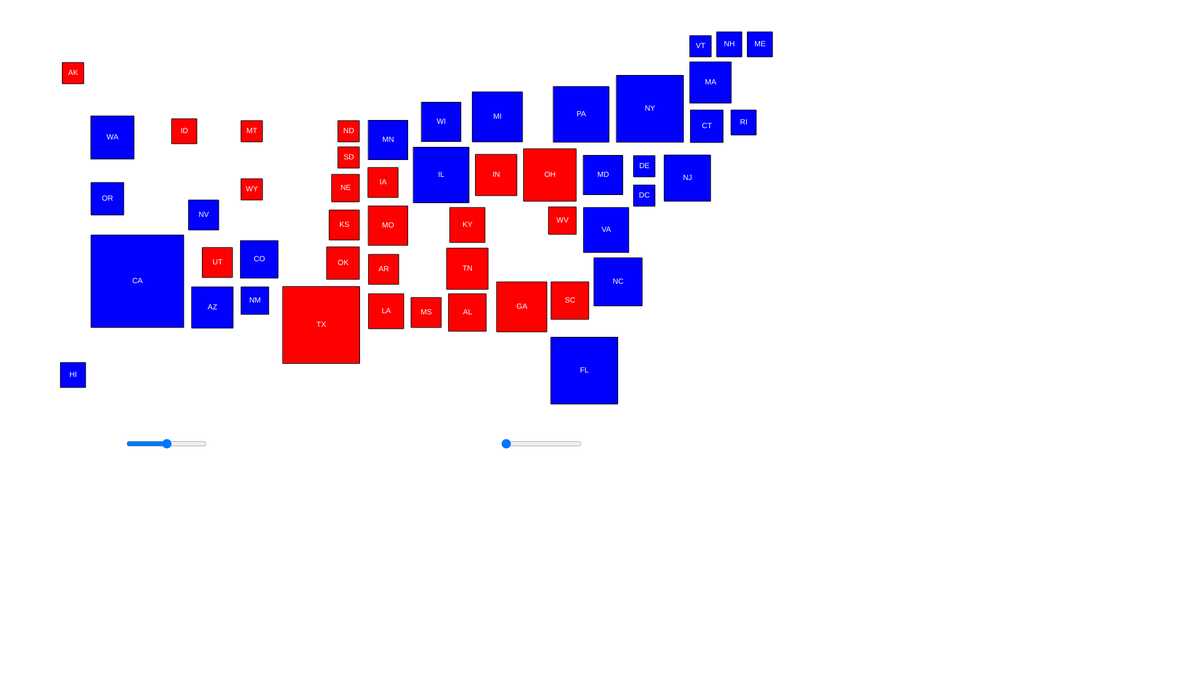
Frame 1 (no input)
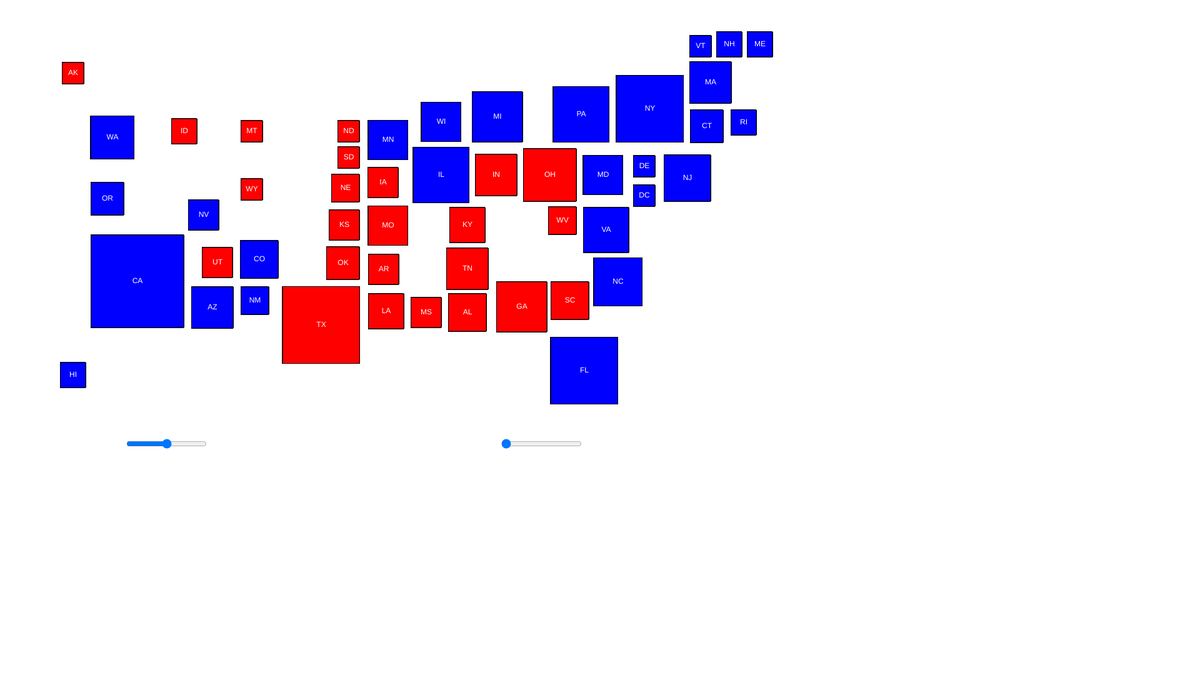
Frame 60 (no input)
Frame 120 (the mouse pressed at the canvas centre since frame 60): identical to frame 60, image omitted

The p5.js sketch that drew these frames (run headless with seeded random() and noise() and a simulated clock; from frame 60 on, the mouse is pressed at the canvas centre):

// p5.js sketch
// ── sketch.js
var x = 0;
var y = 0;
var stateStats = [
  ["Alabama", "AL", 9, -13, -13, 48, 0, 0, false, true, false, 748+x, 500+y],
  ["Alaska", "AK", 3, -1, -1, 37, 0, 0, false, true, false, 117+x, 117+y],
  ["Arizona", "AZ", 11, 5, 5, 39, 0, 0, true, false, false, 340+x, 492+y],
  ["Arkansas", "AR", 6, -21, -21, 55, 0, 0, false, true, false, 614+x, 431+y],
  ["California", "CA", 55, 26, 26, 56, 0, 0, true, false, false, 220+x, 450+y],
  ["Colorado", "CO", 9, 8, 8, 45, 0, 0, true, false, false, 415+x, 415+y],
  ["Connecticut", "CT", 7, 15, 15, 50, 0, 0, true, false, false, 1131+x, 202+y],
  ["Delaware", "DE", 3, 21, 21, 51, 0, 0, true, false, false, 1031+x, 266+y],
  ["District of Columbia", "DC", 3, 50, 50, 75, 0, 0, true, false, false, 1031+x, 313+y],
  ["Florida", "FL", 29, 4, 4, 48, 0, 0, true, false, false, 935+x, 593+y],
  ["Georgia", "GA", 16, -6, -6, 48, 0, 0, false, true, false, 835+x, 491+y],
  ["Hawaii", "HI", 4, 20, 20, 60, 0, 0, true, false, false, 117+x, 600+y],
  ["Idaho", "ID", 4, -10, -10, 40, 0, 0, false, true, false, 295+x, 210+y],
  ["Illinois", "IL", 20, 25, 25, 53, 0, 0, true, false, false, 706+x, 280+y],
  ["Indiana", "IN", 11, -4, -4, 45, 0, 0, false, true, false, 794+x, 280+y],
  ["Iowa", "IA", 6, -4, -4, 43, 0, 0, false, true, false, 613+x, 292+y],
  ["Kansas", "KS", 6, -11, -11, 47, 0, 0, false, true, false, 551+x, 360+y],
  ["Kentucky", "KY", 8, -16, -16, 41, 0, 0, false, true, false, 748+x, 360+y],
  ["Louisiana", "LA", 8, -7, -7, 45, 0, 0, false, true, false, 618+x, 498+y],
  ["Maine", "ME", 4, 8, 8, 44, 0, 0, true, false, false, 1216+x, 71+y],
  ["Maryland", "MD", 10, 36, 36, 63, 0, 0, true, false, false, 965+x, 280+y],
  ["Massachusetts", "MA", 11, 26, 26, 54, 0, 0, true, false, false, 1137+x, 132+y],
  ["Michigan", "MI", 16, 10, 10, 47, 0, 0, true, false, false, 796+x, 187+y],
  ["Minnesota", "MN", 10, 1, 1, 44, 0, 0, true, false, false, 621+x, 224+y],
  ["Mississippi", "MS", 6, -13, -13, 52, 0, 0, false, true, false, 682+x, 500+y],
  ["Missouri", "MO", 10, -5, -5, 47, 0, 0, false, true, false, 621+x, 361+y],
  ["Montana", "MT", 3, -10, -10, 46, 0, 0, false, true, false, 403+x, 210+y],
  ["Nebraska", "NE", 5, -27, -27, 56, 0, 0, false, true, false, 553+x, 301+y],
  ["Nevada", "NV", 6, 7, 7, 47, 0, 0, true, false, false, 326+x, 344+y],
  ["New Hampshire", "NH", 4, 3, 3, 41, 0, 0, true, false, false, 1167+x, 71+y],
  ["New Jersey", "NJ", 14, 14, 14, 49, 0, 0, true, false, false, 1100+x, 285+y],
  ["Mew Mexico", "NM", 5, 13, 13, 46, 0, 0, true, false, false, 408+x, 481+y],
  ["New York", "NY", 29, 24, 24, 54, 0, 0, true, false, false, 1040+x, 174+y],
  ["North Carolina", "NC", 15, 2, 2, 46, 0, 0, true, false, false, 989+x, 451+y],
  ["North Dakota", "ND", 3, -11, -11, 43, 0, 0, false, true, false, 558+x, 210+y],
  ["Ohio", "OH", 18, -1, -1, 44, 0, 0, false, true, false, 880+x, 280+y],
  ["Oklahoma", "OK", 7, -15, -15, 51, 0, 0, false, true, false, 549+x, 421+y],
  ["Oregon", "OR", 7, 10, 10, 48, 0, 0, true, false, false, 172+x, 318+y],
  ["Pennsylvania", "PA", 20, 6, 6, 47, 0, 0, true, false, false, 930+x, 183+y],
  ["Rhode Island", "RI", 4, 20, 20, 52, 0, 0, true, false, false, 1190+x, 196+y],
  ["South Carolina", "SC", 9, -4, -4, 42, 0, 0, false, true, false, 912+x, 481+y],
  ["South Dakota", "SD", 3, -11, -11, 43, 0, 0, false, true, false, 558+x, 252+y],
  ["Tennessee", "TN", 11, -12, -12, 50, 0, 0, false, true, false, 748+x, 430+y],
  ["Texas", "TX", 38, -3, -3, 41, 0, 0, false, true, false, 514+x, 520+y],
  ["Utah", "UT", 6, -1, -1, 30, 29, 29, false, true, false, 348+x, 420+y],
  ["Vermont", "VT", 3, 28, 28, 45, 0, 0, true, false, false, 1121+x, 74+y],
  ["Virginia", "VA", 13, 15, 15, 44, 3, 3, true, false, false, 970+x, 368+y],
  ["Washington", "WA", 12, 16, 16, 47, 0, 0, true, false, false, 180+x, 220+y],
  ["West Virginia", "WV", 5, -32, -32, 60, 0, 0, false, true, false, 900+x, 353+y],
  ["Wisconsin", "WI", 10, 8, 8, 47, 0, 0, true, false, false, 706+x, 195+y],
  ["Wyoming", "WY", 3, -35, -35, 54, 0, 0, false, true, false, 403+x, 303+y]];



function setup() {
  createCanvas(1920, 1080);
  var HRCnDJTSlider = createSlider(0, 100, 50);
  HRCnDJTSlider.position(200+x, 700+y);
  var EvanSlider = createSlider(0, 100, 0);
  EvanSlider.position(800+x, 700+y);
  
}

function draw() {
  rectMode(CENTER);
  textAlign(CENTER, CENTER);
  for (var i = 0; i<51; i++) {
    if (stateStats[i][4] >= 0) {
      fill('blue');
    }
    else {
      fill('red');
    }
    rect(stateStats[i][11], stateStats[i][12], proportion(stateStats[i][2]), proportion(stateStats[i][2]));
    fill('white');
    text(stateStats[i][1], stateStats[i][11], stateStats[i][12]);
  }
}

function proportion(num) {
  return (int(20*sqrt(num)));
}
